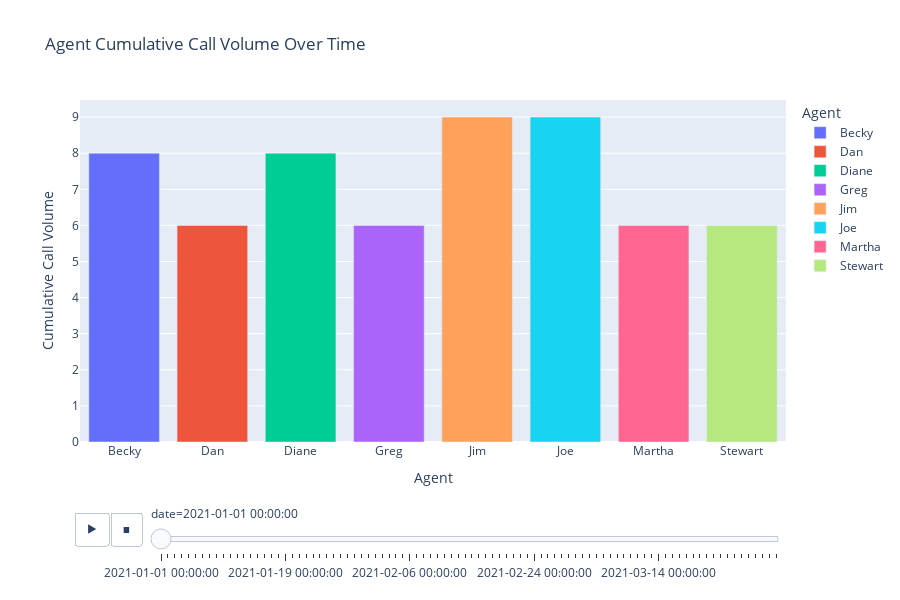

This figure's notebook cell:
### Markdown cell above
Ref:

https://www.geeksforgeeks.org/numpy-cumsum-in-python/

### Code cell
import plotly.express as px

# Group by date and agent to get the daily call volume
call_volume_data = df.groupby(['date', 'agent'])['agent'].size().reset_index(name='daily_call_volume')

# Calculate cumulative call volume for each agent
call_volume_data['cumulative_call_volume'] = call_volume_data.groupby('agent')['daily_call_volume'].cumsum()

# Create the animated bar chart for cumulative call volume
fig = px.bar(
    call_volume_data,
    x='agent',
    y='cumulative_call_volume',
    animation_frame='date',
    title="Agent Cumulative Call Volume Over Time",
    labels={'agent': 'Agent', 'cumulative_call_volume': 'Cumulative Call Volume'},
    color='agent',
)

# Customize the layout
fig.update_layout(
    width=900,
    height=600,
)

# Display the animated bar chart
fig.show()

### Figure 1 — Plotly figure (JSON) as saved in the notebook; plotly's stock layout.template omitted (floating-point values rounded to 4 significant figures)
{"data": [{"alignmentgroup": "True", "hovertemplate": "Agent=%{x}<br>date=2021-01-01 00:00:00<br>Cumulative Call Volume=%{y}<extra></extra>", "legendgroup": "Becky", "marker": {"color": "#636efa", "pattern": {"shape": ""}}, "name": "Becky", "offsetgroup": "Becky", "orientation": "v", "showlegend": true, "textposition": "auto", "type": "bar", "x": ["Becky"], "xaxis": "x", "y": [8], "yaxis": "y"}, {"alignmentgroup": "True", "hovertemplate": "Agent=%{x}<br>date=2021-01-01 00:00:00<br>Cumulative Call Volume=%{y}<extra></extra>", "legendgroup": "Dan", "marker": {"color": "#EF553B", "pattern": {"shape": ""}}, "name": "Dan", "offsetgroup": "Dan", "orientation": "v", "showlegend": true, "textposition": "auto", "type": "bar", "x": ["Dan"], "xaxis": "x", "y": [6], "yaxis": "y"}, {"alignmentgroup": "True", "hovertemplate": "Agent=%{x}<br>date=2021-01-01 00:00:00<br>Cumulative Call Volume=%{y}<extra></extra>", "legendgroup": "Diane", "marker": {"color": "#00cc96", "pattern": {"shape": ""}}, "name": "Diane", "offsetgroup": "Diane", "orientation": "v", "showlegend": true, "textposition": "auto", "type": "bar", "x": ["Diane"], "xaxis": "x", "y": [8], "yaxis": "y"}, {"alignmentgroup": "True", "hovertemplate": "Agent=%{x}<br>date=2021-01-01 00:00:00<br>Cumulative Call Volume=%{y}<extra></extra>", "legendgroup": "Greg", "marker": {"color": "#ab63fa", "pattern": {"shape": ""}}, "name": "Greg", "offsetgroup": "Greg", "orientation": "v", "showlegend": true, "textposition": "auto", "type": "bar", "x": ["Greg"], "xaxis": "x", "y": [6], "yaxis": "y"}, {"alignmentgroup": "True", "hovertemplate": "Agent=%{x}<br>date=2021-01-01 00:00:00<br>Cumulative Call Volume=%{y}<extra></extra>", "legendgroup": "Jim", "marker": {"color": "#FFA15A", "pattern": {"shape": ""}}, "name": "Jim", "offsetgroup": "Jim", "orientation": "v", "showlegend": true, "textposition": "auto", "type": "bar", "x": ["Jim"], "xaxis": "x", "y": [9], "yaxis": "y"}, {"alignmentgroup": "True", "hovertemplate": "Agent=%{x}<br>date=2021-01-01 00:00:00<br>Cumulative Call Volume=%{y}<extra></extra>", "legendgroup": "Joe", "marker": {"color": "#19d3f3", "pattern": {"shape": ""}}, "name": "Joe", "offsetgroup": "Joe", "orientation": "v", "showlegend": true, "textposition": "auto", "type": "bar", "x": ["Joe"], "xaxis": "x", "y": [9], "yaxis": "y"}, {"alignmentgroup": "True", "hovertemplate": "Agent=%{x}<br>date=2021-01-01 00:00:00<br>Cumulative Call Volume=%{y}<extra></extra>", "legendgroup": "Martha", "marker": {"color": "#FF6692", "pattern": {"shape": ""}}, "name": "Martha", "offsetgroup": "Martha", "orientation": "v", "showlegend": true, "textposition": "auto", "type": "bar", "x": ["Martha"], "xaxis": "x", "y": [6], "yaxis": "y"}, {"alignmentgroup": "True", "hovertemplate": "Agent=%{x}<br>date=2021-01-01 00:00:00<br>Cumulative Call Volume=%{y}<extra></extra>", "legendgroup": "Stewart", "marker": {"color": "#B6E880", "pattern": {"shape": ""}}, "name": "Stewart", "offsetgroup": "Stewart", "orientation": "v", "showlegend": true, "textposition": "auto", "type": "bar", "x": ["Stewart"], "xaxis": "x", "y": [6], "yaxis": "y"}], "layout": {"barmode": "relative", "height": 600, "legend": {"title": {"text": "Agent"}, "tracegroupgap": 0}, "sliders": [{"active": 0, "currentvalue": {"prefix": "date="}, "len": 0.9, "pad": {"b": 10, "t": 60}, "steps": [{"args": [["2021-01-01 00:00:00"], {"frame": {"duration": 0, "redraw": true}, "fromcurrent": true, "mode": "immediate", "transition": {"duration": 0, "easing": "linear"}}], "label": "2021-01-01 00:00:00", "method": "animate"}, {"args": [["2021-01-02 00:00:00"], {"frame": {"duration": 0, "redraw": true}, "fromcurrent": true, "mode": "immediate", "transition": {"duration": 0, "easing": "linear"}}], "label": "2021-01-02 00:00:00", "method": "animate"}, {"args": [["2021-01-03 00:00:00"], {"frame": {"duration": 0, "redraw": true}, "fromcurrent": true, "mode": "immediate", "transition": {"duration": 0, "easing": "linear"}}], "label": "2021-01-03 00:00:00", "method": "animate"}, {"args": [["2021-01-04 00:00:00"], {"frame": {"duration": 0, "redraw": true}, "fromcurrent": true, "mode": "immediate", "transition": {"duration": 0, "easing": "linear"}}], "label": "2021-01-04 00:00:00", "method": "animate"}, {"args": [["2021-01-05 00:00:00"], {"frame": {"duration": 0, "redraw": true}, "fromcurrent": true, "mode": "immediate", "transition": {"duration": 0, "easing": "linear"}}], "label": "2021-01-05 00:00:00", "method": "animate"}, {"args": [["2021-01-06 00:00:00"], {"frame": {"duration": 0, "redraw": true}, "fromcurrent": true, "mode": "immediate", "transition": {"duration": 0, "easing": "linear"}}], "label": "2021-01-06 00:00:00", "method": "animate"}, {"args": [["2021-01-07 00:00:00"], {"frame": {"duration": 0, "redraw": true}, "fromcurrent": true, "mode": "immediate", "transition": {"duration": 0, "easing": "linear"}}], "label": "2021-01-07 00:00:00", "method": "animate"}, {"args": [["2021-01-08 00:00:00"], {"frame": {"duration": 0, "redraw": true}, "fromcurrent": true, "mode": "immediate", "transition": {"duration": 0, "easing": "linear"}}], "label": "2021-01-08 00:00:00", "method": "animate"}, {"args": [["2021-01-09 00:00:00"], {"frame": {"duration": 0, "redraw": true}, "fromcurrent": true, "mode": "immediate", "transition": {"duration": 0, "easing": "linear"}}], "label": "2021-01-09 00:00:00", "method": "animate"}, {"args": [["2021-01-10 00:00:00"], {"frame": {"duration": 0, "redraw": true}, "fromcurrent": true, "mode": "immediate", "transition": {"duration": 0, "easing": "linear"}}], "label": "2021-01-10 00:00:00", "method": "animate"}, {"args": [["2021-01-11 00:00:00"], {"frame": {"duration": 0, "redraw": true}, "fromcurrent": true, "mode": "immediate", "transition": {"duration": 0, "easing": "linear"}}], "label": "2021-01-11 00:00:00", "method": "animate"}, {"args": [["2021-01-12 00:00:00"], {"frame": {"duration": 0, "redraw": true}, "fromcurrent": true, "mode": "immediate", "transition": {"duration": 0, "easing": "linear"}}], "label": "2021-01-12 00:00:00", "method": "animate"}, {"args": [["2021-01-13 00:00:00"], {"frame": {"duration": 0, "redraw": true}, "fromcurrent": true, "mode": "immediate", "transition": {"duration": 0, "easing": "linear"}}], "label": "2021-01-13 00:00:00", "method": "animate"}, {"args": [["2021-01-14 00:00:00"], {"frame": {"duration": 0, "redraw": true}, "fromcurrent": true, "mode": "immediate", "transition": {"duration": 0, "easing": "linear"}}], "label": "2021-01-14 00:00:00", "method": "animate"}, {"args": [["2021-01-15 00:00:00"], {"frame": {"duration": 0, "redraw": true}, "fromcurrent": true, "mode": "immediate", "transition": {"duration": 0, "easing": "linear"}}], "label": "2021-01-15 00:00:00", "method": "animate"}, {"args": [["2021-01-16 00:00:00"], {"frame": {"duration": 0, "redraw": true}, "fromcurrent": true, "mode": "immediate", "transition": {"duration": 0, "easing": "linear"}}], "label": "2021-01-16 00:00:00", "method": "animate"}, {"args": [["2021-01-17 00:00:00"], {"frame": {"duration": 0, "redraw": true}, "fromcurrent": true, "mode": "immediate", "transition": {"duration": 0, "easing": "linear"}}], "label": "2021-01-17 00:00:00", "method": "animate"}, {"args": [["2021-01-18 00:00:00"], {"frame": {"duration": 0, "redraw": true}, "fromcurrent": true, "mode": "immediate", "transition": {"duration": 0, "easing": "linear"}}], "label": "2021-01-18 00:00:00", "method": "animate"}, {"args": [["2021-01-19 00:00:00"], {"frame": {"duration": 0, "redraw": true}, "fromcurrent": true, "mode": "immediate", "transition": {"duration": 0, "easing": "linear"}}], "label": "2021-01-19 00:00:00", "method": "animate"}, {"args": [["2021-01-20 00:00:00"], {"frame": {"duration": 0, "redraw": true}, "fromcurrent": true, "mode": "immediate", "transition": {"duration": 0, "easing": "linear"}}], "label": "2021-01-20 00:00:00", "method": "animate"}, {"args": [["2021-01-21 00:00:00"], {"frame": {"duration": 0, "redraw": true}, "fromcurrent": true, "mode": "immediate", "transition": {"duration": 0, "easing": "linear"}}], "label": "2021-01-21 00:00:00", "method": "animate"}, {"args": [["2021-01-22 00:00:00"], {"frame": {"duration": 0, "redraw": true}, "fromcurrent": true, "mode": "immediate", "transition": {"duration": 0, "easing": "linear"}}], "label": "2021-01-22 00:00:00", "method": "animate"}, {"args": [["2021-01-23 00:00:00"], {"frame": {"duration": 0, "redraw": true}, "fromcurrent": true, "mode": "immediate", "transition": {"duration": 0, "easing": "linear"}}], "label": "2021-01-23 00:00:00", "method": "animate"}, {"args": [["2021-01-24 00:00:00"], {"frame": {"duration": 0, "redraw": true}, "fromcurrent": true, "mode": "immediate", "transition": {"duration": 0, "easing": "linear"}}], "label": "2021-01-24 00:00:00", "method": "animate"}, {"args": [["2021-01-25 00:00:00"], {"frame": {"duration": 0, "redraw": true}, "fromcurrent": true, "mode": "immediate", "transition": {"duration": 0, "easing": "linear"}}], "label": "2021-01-25 00:00:00", "method": "animate"}, {"args": [["2021-01-26 00:00:00"], {"frame": {"duration": 0, "redraw": true}, "fromcurrent": true, "mode": "immediate", "transition": {"duration": 0, "easing": "linear"}}], "label": "2021-01-26 00:00:00", "method": "animate"}, {"args": [["2021-01-27 00:00:00"], {"frame": {"duration": 0, "redraw": true}, "fromcurrent": true, "mode": "immediate", "transition": {"duration": 0, "easing": "linear"}}], "label": "2021-01-27 00:00:00", "method": "animate"}, {"args": [["2021-01-28 00:00:00"], {"frame": {"duration": 0, "redraw": true}, "fromcurrent": true, "mode": "immediate", "transition": {"duration": 0, "easing": "linear"}}], "label": "2021-01-28 00:00:00", "method": "animate"}, {"args": [["2021-01-29 00:00:00"], {"frame": {"duration": 0, "redraw": true}, "fromcurrent": true, "mode": "immediate", "transition": {"duration": 0, "easing": "linear"}}], "label": "2021-01-29 00:00:00", "method": "animate"}, {"args": [["2021-01-30 00:00:00"], {"frame": {"duration": 0, "redraw": true}, "fromcurrent": true, "mode": "immediate", "transition": {"duration": 0, "easing": "linear"}}], "label": "2021-01-30 00:00:00", "method": "animate"}, {"args": [["2021-01-31 00:00:00"], {"frame": {"duration": 0, "redraw": true}, "fromcurrent": true, "mode": "immediate", "transition": {"duration": 0, "easing": "linear"}}], "label": "2021-01-31 00:00:00", "method": "animate"}, {"args": [["2021-02-01 00:00:00"], {"frame": {"duration": 0, "redraw": true}, "fromcurrent": true, "mode": "immediate", "transition": {"duration": 0, "easing": "linear"}}], "label": "2021-02-01 00:00:00", "method": "animate"}, {"args": [["2021-02-02 00:00:00"], {"frame": {"duration": 0, "redraw": true}, "fromcurrent": true, "mode": "immediate", "transition": {"duration": 0, "easing": "linear"}}], "label": "2021-02-02 00:00:00", "method": "animate"}, {"args": [["2021-02-03 00:00:00"], {"frame": {"duration": 0, "redraw": true}, "fromcurrent": true, "mode": "immediate", "transition": {"duration": 0, "easing": "linear"}}], "label": "2021-02-03 00:00:00", "method": "animate"}, {"args": [["2021-02-04 00:00:00"], {"frame": {"duration": 0, "redraw": true}, "fromcurrent": true, "mode": "immediate", "transition": {"duration": 0, "easing": "linear"}}], "label": "2021-02-04 00:00:00", "method": "animate"}, {"args": [["2021-02-05 00:00:00"], {"frame": {"duration": 0, "redraw": true}, "fromcurrent": true, "mode": "immediate", "transition": {"duration": 0, "easing": "linear"}}], "label": "2021-02-05 00:00:00", "method": "animate"}, {"args": [["2021-02-06 00:00:00"], {"frame": {"duration": 0, "redraw": true}, "fromcurrent": true, "mode": "immediate", "transition": {"duration": 0, "easing": "linear"}}], "label": "2021-02-06 00:00:00", "method": "animate"}, {"args": [["2021-02-07 00:00:00"], {"frame": {"duration": 0, "redraw": true}, "fromcurrent": true, "mode": "immediate", "transition": {"duration": 0, "easing": "linear"}}], "label": "2021-02-07 00:00:00", "method": "animate"}, {"args": [["2021-02-08 00:00:00"], {"frame": {"duration": 0, "redraw": true}, "fromcurrent": true, "mode": "immediate", "transition": {"duration": 0, "easing": "linear"}}], "label": "2021-02-08 00:00:00", "method": "animate"}, {"args": [["2021-02-09 00:00:00"], {"frame": {"duration": 0, "redraw": true}, "fromcurrent": true, "mode": "immediate", "transition": {"duration": 0, "easing": "linear"}}], "label": "2021-02-09 00:00:00", "method": "animate"}, {"args": [["2021-02-10 00:00:00"], {"frame": {"duration": 0, "redraw": true}, "fromcurrent": true, "mode": "immediate", "transition": {"duration": 0, "easing": "linear"}}], "label": "2021-02-10 00:00:00", "method": "animate"}, {"args": [["2021-02-11 00:00:00"], {"frame": {"duration": 0, "redraw": true}, "fromcurrent": true, "mode": "immediate", "transition": {"duration": 0, "easing": "linear"}}], "label": "2021-02-11 00:00:00", "method": "animate"}, {"args": [["2021-02-12 00:00:00"], {"frame": {"duration": 0, "redraw": true}, "fromcurrent": true, "mode": "immediate", "transition": {"duration": 0, "easing": "linear"}}], "label": "2021-02-12 00:00:00", "method": "animate"}, {"args": [["2021-02-13 00:00:00"], {"frame": {"duration": 0, "redraw": true}, "fromcurrent": true, "mode": "immediate", "transition": {"duration": 0, "easing": "linear"}}], "label": "2021-02-13 00:00:00", "method": "animate"}, {"args": [["2021-02-14 00:00:00"], {"frame": {"duration": 0, "redraw": true}, "fromcurrent": true, "mode": "immediate", "transition": {"duration": 0, "easing": "linear"}}], "label": "2021-02-14 00:00:00", "method": "animate"}, {"args": [["2021-02-15 00:00:00"], {"frame": {"duration": 0, "redraw": true}, "fromcurrent": true, "mode": "immediate", "transition": {"duration": 0, "easing": "linear"}}], "label": "2021-02-15 00:00:00", "method": "animate"}, {"args": [["2021-02-16 00:00:00"], {"frame": {"duration": 0, "redraw": true}, "fromcurrent": true, "mode": "immediate", "transition": {"duration": 0, "easing": "linear"}}], "label": "2021-02-16 00:00:00", "method": "animate"}, {"args": [["2021-02-17 00:00:00"], {"frame": {"duration": 0, "redraw": true}, "fromcurrent": true, "mode": "immediate", "transition": {"duration": 0, "easing": "linear"}}], "label": "2021-02-17 00:00:00", "method": "animate"}, {"args": [["2021-02-18 00:00:00"], {"frame": {"duration": 0, "redraw": true}, "fromcurrent": true, "mode": "immediate", "transition": {"duration": 0, "easing": "linear"}}], "label": "2021-02-18 00:00:00", "method": "animate"}, {"args": [["2021-02-19 00:00:00"], {"frame": {"duration": 0, "redraw": true}, "fromcurrent": true, "mode": "immediate", "transition": {"duration": 0, "easing": "linear"}}], "label": "2021-02-19 00:00:00", "method": "animate"}, {"args": [["2021-02-20 00:00:00"], {"frame": {"duration": 0, "redraw": true}, "fromcurrent": true, "mode": "immediate", "transition": {"duration": 0, "easing": "linear"}}], "label": "2021-02-20 00:00:00", "method": "animate"}, {"args": [["2021-02-21 00:00:00"], {"frame": {"duration": 0, "redraw": true}, "fromcurrent": true, "mode": "immediate", "transition": {"duration": 0, "easing": "linear"}}], "label": "2021-02-21 00:00:00", "method": "animate"}, {"args": [["2021-02-22 00:00:00"], {"frame": {"duration": 0, "redraw": true}, "fromcurrent": true, "mode": "immediate", "transition": {"duration": 0, "easing": "linear"}}], "label": "2021-02-22 00:00:00", "method": "animate"}, {"args": [["2021-02-23 00:00:00"], {"frame": {"duration": 0, "redraw": true}, "fromcurrent": true, "mode": "immediate", "transition": {"duration": 0, "easing": "linear"}}], "label": "2021-02-23 00:00:00", "method": "animate"}, {"args": [["2021-02-24 00:00:00"], {"frame": {"duration": 0, "redraw": true}, "fromcurrent": true, "mode": "immediate", "transition": {"duration": 0, "easing": "linear"}}], "label": "2021-02-24 00:00:00", "method": "animate"}, {"args": [["2021-02-25 00:00:00"], {"frame": {"duration": 0, "redraw": true}, "fromcurrent": true, "mode": "immediate", "transition": {"duration": 0, "easing": "linear"}}], "label": "2021-02-25 00:00:00", "method": "animate"}, {"args": [["2021-02-26 00:00:00"], {"frame": {"duration": 0, "redraw": true}, "fromcurrent": true, "mode": "immediate", "transition": {"duration": 0, "easing": "linear"}}], "label": "2021-02-26 00:00:00", "method": "animate"}, {"args": [["2021-02-27 00:00:00"], {"frame": {"duration": 0, "redraw": true}, "fromcurrent": true, "mode": "immediate", "transition": {"duration": 0, "easing": "linear"}}], "label": "2021-02-27 00:00:00", "method": "animate"}, {"args": [["2021-02-28 00:00:00"], {"frame": {"duration": 0, "redraw": true}, "fromcurrent": true, "mode": "immediate", "transition": {"duration": 0, "easing": "linear"}}], "label": "2021-02-28 00:00:00", "method": "animate"}, {"args": [["2021-03-01 00:00:00"], {"frame": {"duration": 0, "redraw": true}, "fromcurrent": true, "mode": "immediate", "transition": {"duration": 0, "easing": "linear"}}], "label": "2021-03-01 00:00:00", "method": "animate"}, {"args": [["2021-03-02 00:00:00"], {"frame": {"duration": 0, "redraw": true}, "fromcurrent": true, "mode": "immediate", "transition": {"duration": 0, "easing": "linear"}}], "label": "2021-03-02 00:00:00", "method": "animate"}, {"args": [["2021-03-03 00:00:00"], {"frame": {"duration": 0, "redraw": true}, "fromcurrent": true, "mode": "immediate", "transition": {"duration": 0, "easing": "linear"}}], "label": "2021-03-03 00:00:00", "method": "animate"}, {"args": [["2021-03-04 00:00:00"], {"frame": {"duration": 0, "redraw": true}, "fromcurrent": true, "mode": "immediate", "transition": {"duration": 0, "easing": "linear"}}], "label": "2021-03-04 00:00:00", "method": "animate"}, {"args": [["2021-03-05 00:00:00"], {"frame": {"duration": 0, "redraw": true}, "fromcurrent": true, "mode": "immediate", "transition": {"duration": 0, "easing": "linear"}}], "label": "2021-03-05 00:00:00", "method": "animate"}, {"args": [["2021-03-06 00:00:00"], {"frame": {"duration": 0, "redraw": true}, "fromcurrent": true, "mode": "immediate", "transition": {"duration": 0, "easing": "linear"}}], "label": "2021-03-06 00:00:00", "method": "animate"}, {"args": [["2021-03-07 00:00:00"], {"frame": {"duration": 0, "redraw": true}, "fromcurrent": true, "mode": "immediate", "transition": {"duration": 0, "easing": "linear"}}], "label": "2021-03-07 00:00:00", "method": "animate"}, {"args": [["2021-03-08 00:00:00"], {"frame": {"duration": 0, "redraw": true}, "fromcurrent": true, "mode": "immediate", "transition": {"duration": 0, "easing": "linear"}}], "label": "2021-03-08 00:00:00", "method": "animate"}, {"args": [["2021-03-09 00:00:00"], {"frame": {"duration": 0, "redraw": true}, "fromcurrent": true, "mode": "immediate", "transition": {"duration": 0, "easing": "linear"}}], "label": "2021-03-09 00:00:00", "method": "animate"}, {"args": [["2021-03-10 00:00:00"], {"frame": {"duration": 0, "redraw": true}, "fromcurrent": true, "mode": "immediate", "transition": {"duration": 0, "easing": "linear"}}], "label": "2021-03-10 00:00:00", "method": "animate"}, {"args": [["2021-03-11 00:00:00"], {"frame": {"duration": 0, "redraw": true}, "fromcurrent": true, "mode": "immediate", "transition": {"duration": 0, "easing": "linear"}}], "label": "2021-03-11 00:00:00", "method": "animate"}, {"args": [["2021-03-12 00:00:00"], {"frame": {"duration": 0, "redraw": true}, "fromcurrent": true, "mode": "immediate", "transition": {"duration": 0, "easing": "linear"}}], "label": "2021-03-12 00:00:00", "method": "animate"}, {"args": [["2021-03-13 00:00:00"], {"frame": {"duration": 0, "redraw": true}, "fromcurrent": true, "mode": "immediate", "transition": {"duration": 0, "easing": "linear"}}], "label": "2021-03-13 00:00:00", "method": "animate"}, {"args": [["2021-03-14 00:00:00"], {"frame": {"duration": 0, "redraw": true}, "fromcurrent": true, "mode": "immediate", "transition": {"duration": 0, "easing": "linear"}}], "label": "2021-03-14 00:00:00", "method": "animate"}, {"args": [["2021-03-15 00:00:00"], {"frame": {"duration": 0, "redraw": true}, "fromcurrent": true, "mode": "immediate", "transition": {"duration": 0, "easing": "linear"}}], "label": "2021-03-15 00:00:00", "method": "animate"}, {"args": [["2021-03-16 00:00:00"], {"frame": {"duration": 0, "redraw": true}, "fromcurrent": true, "mode": "immediate", "transition": {"duration": 0, "easing": "linear"}}], "label": "2021-03-16 00:00:00", "method": "animate"}, {"args": [["2021-03-17 00:00:00"], {"frame": {"duration": 0, "redraw": true}, "fromcurrent": true, "mode": "immediate", "transition": {"duration": 0, "easing": "linear"}}], "label": "2021-03-17 00:00:00", "method": "animate"}, {"args": [["2021-03-18 00:00:00"], {"frame": {"duration": 0, "redraw": true}, "fromcurrent": true, "mode": "immediate", "transition": {"duration": 0, "easing": "linear"}}], "label": "2021-03-18 00:00:00", "method": "animate"}, {"args": [["2021-03-19 00:00:00"], {"frame": {"duration": 0, "redraw": true}, "fromcurrent": true, "mode": "immediate", "transition": {"duration": 0, "easing": "linear"}}], "label": "2021-03-19 00:00:00", "method": "animate"}, {"args": [["2021-03-20 00:00:00"], {"frame": {"duration": 0, "redraw": true}, "fromcurrent": true, "mode": "immediate", "transition": {"duration": 0, "easing": "linear"}}], "label": "2021-03-20 00:00:00", "method": "animate"}, {"args": [["2021-03-21 00:00:00"], {"frame": {"duration": 0, "redraw": true}, "fromcurrent": true, "mode": "immediate", "transition": {"duration": 0, "easing": "linear"}}], "label": "2021-03-21 00:00:00", "method": "animate"}, {"args": [["2021-03-22 00:00:00"], {"frame": {"duration": 0, "redraw": true}, "fromcurrent": true, "mode": "immediate", "transition": {"duration": 0, "easing": "linear"}}], "label": "2021-03-22 00:00:00", "method": "animate"}, {"args": [["2021-03-23 00:00:00"], {"frame": {"duration": 0, "redraw": true}, "fromcurrent": true, "mode": "immediate", "transition": {"duration": 0, "easing": "linear"}}], "label": "2021-03-23 00:00:00", "method": "animate"}, {"args": [["2021-03-24 00:00:00"], {"frame": {"duration": 0, "redraw": true}, "fromcurrent": true, "mode": "immediate", "transition": {"duration": 0, "easing": "linear"}}], "label": "2021-03-24 00:00:00", "method": "animate"}, {"args": [["2021-03-25 00:00:00"], {"frame": {"duration": 0, "redraw": true}, "fromcurrent": true, "mode": "immediate", "transition": {"duration": 0, "easing": "linear"}}], "label": "2021-03-25 00:00:00", "method": "animate"}, {"args": [["2021-03-26 00:00:00"], {"frame": {"duration": 0, "redraw": true}, "fromcurrent": true, "mode": "immediate", "transition": {"duration": 0, "easing": "linear"}}], "label": "2021-03-26 00:00:00", "method": "animate"}, {"args": [["2021-03-27 00:00:00"], {"frame": {"duration": 0, "redraw": true}, "fromcurrent": true, "mode": "immediate", "transition": {"duration": 0, "easing": "linear"}}], "label": "2021-03-27 00:00:00", "method": "animate"}, {"args": [["2021-03-28 00:00:00"], {"frame": {"duration": 0, "redraw": true}, "fromcurrent": true, "mode": "immediate", "transition": {"duration": 0, "easing": "linear"}}], "label": "2021-03-28 00:00:00", "method": "animate"}, {"args": [["2021-03-29 00:00:00"], {"frame": {"duration": 0, "redraw": true}, "fromcurrent": true, "mode": "immediate", "transition": {"duration": 0, "easing": "linear"}}], "label": "2021-03-29 00:00:00", "method": "animate"}, {"args": [["2021-03-30 00:00:00"], {"frame": {"duration": 0, "redraw": true}, "fromcurrent": true, "mode": "immediate", "transition": {"duration": 0, "easing": "linear"}}], "label": "2021-03-30 00:00:00", "method": "animate"}, {"args": [["2021-03-31 00:00:00"], {"frame": {"duration": 0, "redraw": true}, "fromcurrent": true, "mode": "immediate", "transition": {"duration": 0, "easing": "linear"}}], "label": "2021-03-31 00:00:00", "method": "animate"}], "x": 0.1, "xanchor": "left", "y": 0, "yanchor": "top"}], "title": {"text": "Agent Cumulative Call Volume Over Time"}, "updatemenus": [{"buttons": [{"args": [null, {"frame": {"duration": 500, "redraw": true}, "fromcurrent": true, "mode": "immediate", "transition": {"duration": 500, "easing": "linear"}}], "label": "&#9654;", "method": "animate"}, {"args": [[null], {"frame": {"duration": 0, "redraw": true}, "fromcurrent": true, "mode": "immediate", "transition": {"duration": 0, "easing": "linear"}}], "label": "&#9724;", "method": "animate"}], "direction": "left", "pad": {"r": 10, "t": 70}, "showactive": false, "type": "buttons", "x": 0.1, "xanchor": "right", "y": 0, "yanchor": "top"}], "width": 900, "xaxis": {"anchor": "y", "categoryarray": ["Becky", "Dan", "Diane", "Greg", "Jim", "Joe", "Martha", "Stewart"], "categoryorder": "array", "domain": [0, 1], "title": {"text": "Agent"}}, "yaxis": {"anchor": "x", "domain": [0, 1], "title": {"text": "Cumulative Call Volume"}}}}
